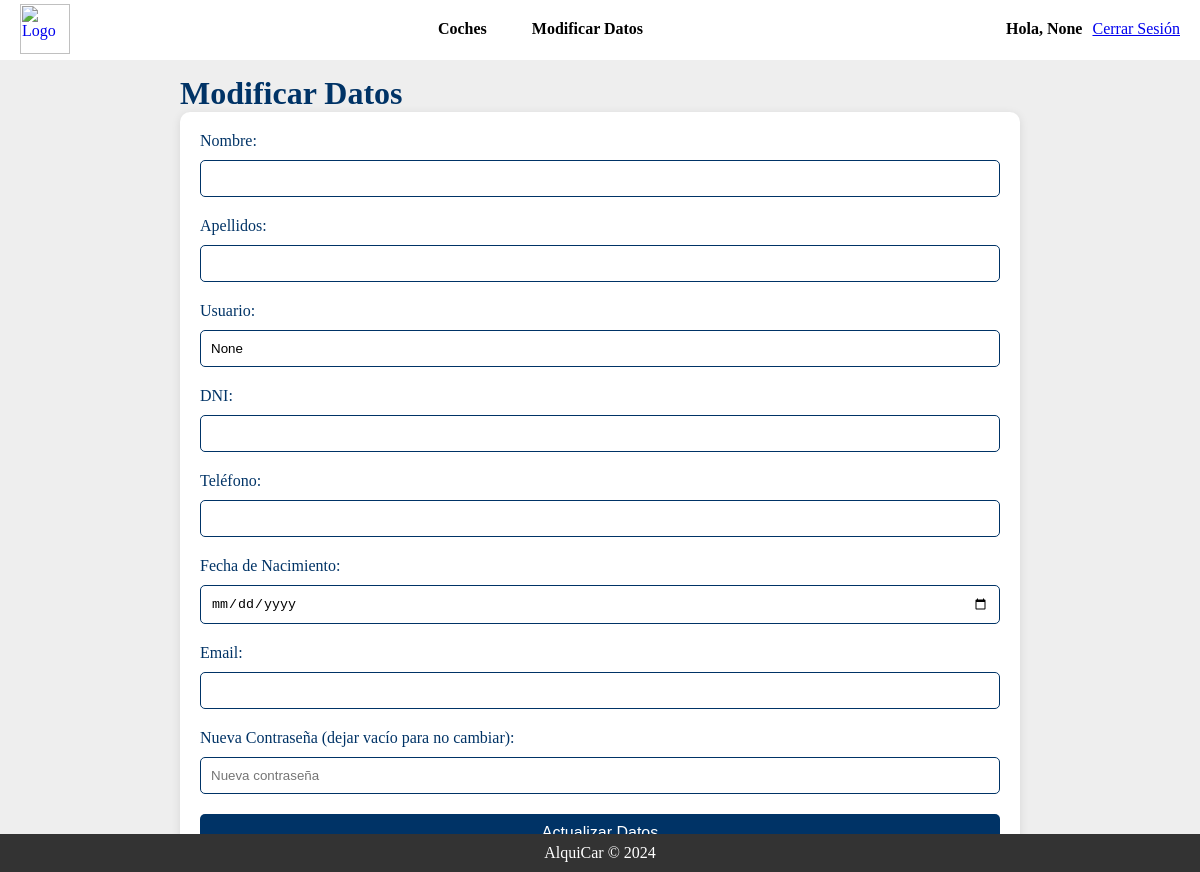
Page /app/modificar_datos.php (signed in) on the earlier database version.
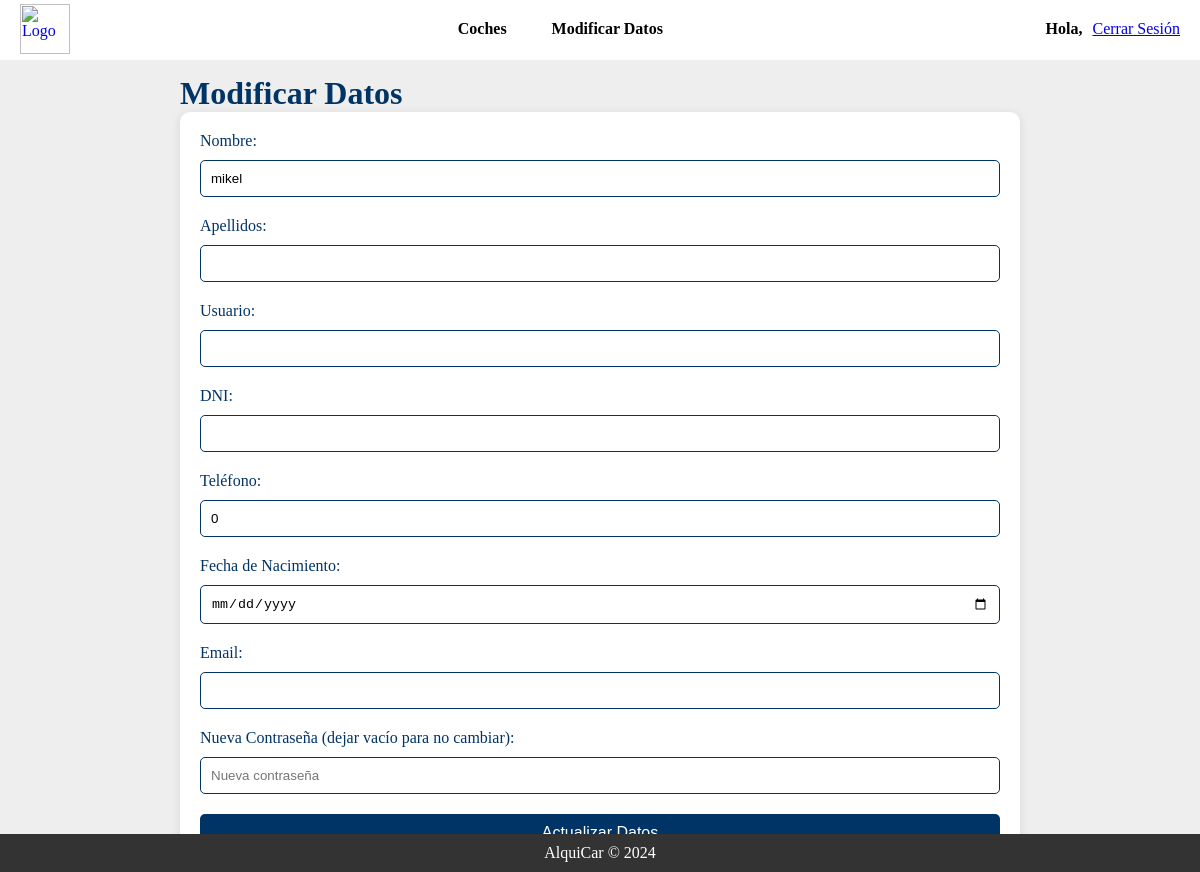
Same page on the later database version.
### tables this page shows
CREATE TABLE `usuarios` (
  `id` int(11) NOT NULL,
  `nombre` text NOT NULL,
  `Apellido` varchar(255) NOT NULL,
  `usuario` varchar(255) NOT NULL,
  `password` varchar(255) NOT NULL,
  `dni` varchar(10) NOT NULL,
  `telefono` int(9) NOT NULL,
  `fNacimiento` date NOT NULL,
  `mail` varchar(255) NOT NULL
);

### app/modificar_datos.php (the view, shortened to what this page needs)
<?php
require_once 'con.php';
$username = $_SESSION['username'];
$stmt = $conn->prepare("SELECT nombre, apellido, dni, telefono, fNacimiento, mail FROM usuarios WHERE usuario = ?");
$stmt->bind_param("s", $username);
$stmt->execute();
$result = $stmt->get_result();
$user_data = $result->fetch_assoc();
?>
<?php
    require_once 'plantillas/header.php';
?>
<div class="body-margen">
    <h1>Modificar Datos</h1>
    <form id="modify_form" class="login-form" action="process_modificar_datos.php" method="post" onsubmit="return validateForm();">
        <label class="login-label" for="nombre">Nombre:</label>
        <input class="login-input" type="text" id="nombre" name="nombre" value="<?php echo htmlspecialchars($user_data['nombre']); ?>" required>
        <label class="login-label" for="apellido">Apellidos:</label>
        <input class="login-input" type="text" id="apellido" name="apellido" value="<?php echo htmlspecialchars($user_data['apellido']); ?>" required>
        <label class="login-label" for="usuario">Usuario:</label>
        <input class="login-input" type="text" id="usuario" name="usuario" value="<?php echo htmlspecialchars($username); ?>" readonly required>
        <label class="login-label" for="dni">DNI:</label>
        <input class="login-input" type="text" id="dni" name="dni" value="<?php echo htmlspecialchars($user_data['dni']); ?>" required>
        <label class="login-label" for="telefono">Teléfono:</label>
        <input class="login-input" type="text" id="telefono" name="telefono" value="<?php echo htmlspecialchars($user_data['telefono']); ?>" required>
        <label class="login-label" for="fNacimiento">Fecha de Nacimiento:</label>
        <input class="login-input" type="date" id="fDate" name="fNacimiento" value="<?php echo htmlspecialchars($user_data['fNacimiento']); ?>" required>
        <label class="login-label" for="mail">Email:</label>
        <input class="login-input" type="email" id="email" name="email" value="<?php echo htmlspecialchars($user_data['mail']); ?>" required>
        <label class="login-label" for="password">Nueva Contraseña (dejar vacío para no cambiar):</label>
        <input class="login-input" type="password" id="password" name="password" placeholder="Nueva contraseña">
        <button type="submit" class="login-button">Actualizar Datos</button>
    </form>
</div>
<?php
    require_once 'plantillas/footer.php';
?>

### app/plantillas/header.php (shortened to what this page needs)
<html lang="es">
<head>
    <link rel="stylesheet" href="https://cdn.jsdelivr.net/npm/bootstrap-icons@1.8.1/font/bootstrap-icons.css">
    <link rel="stylesheet" href="css/header.css">
    <link rel="stylesheet" href="css/body.css">
</head>
<body>
    <header>
        <nav class="navbar">
            <div class="logo">
                <a href="index.php">
                    <img src="https://i0.wp.com/blogmaldito.com/wp-content/uploads/2014/03/logo-coche.jpg?ssl=1" alt="Logo">
                </a>
            </div>
            <ul class="nav-links">
                <li><a href="items.php"><i class="fas fa-car"></i> Coches</a></li>
                <?php if (isset($_SESSION['username'])): ?>
                    <li><a href="modificar_datos.php"><i class="fas fa-user-edit"></i> Modificar Datos</a></li>
                <?php endif; ?>
            </ul>
            <div class="profile">
                <?php if (isset($_SESSION['username'])): ?>
                    <span class="profile-name">Hola, <?php echo htmlspecialchars($_SESSION['username']); ?></span>
                    <a href="logout.php" class="logout">Cerrar Sesión</a>
                <?php else: ?>
                    <a href="login.php" class="profile-name">LogIn</a>
                <?php endif; ?>
            </div>
        </nav>
    </header>

Differences in the rows shown:
now on this page (row edited): usuarios: nombre "mikel", telefono "0"
Other differences:
form field usuario: "None" → (not shown)
$_SESSION['username']: "None" → (not shown)
